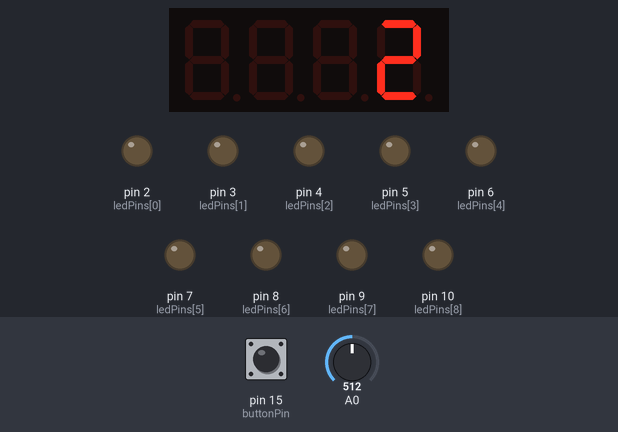
Simulated run of this sketch. Board: Arduino Uno, built with avr-gcc and run on an emulated ATmega328P. Shown: 4-digit seven-segment display, output pins drawn as LEDs (lit = HIGH). The inputs (shaded band) are chosen by the test bench; at power-on: A0 = 512, pin 15 (buttonPin) HIGH.

Above: at 2.1 s.
2.2 s: A0 set to 306
At 2.7 s:
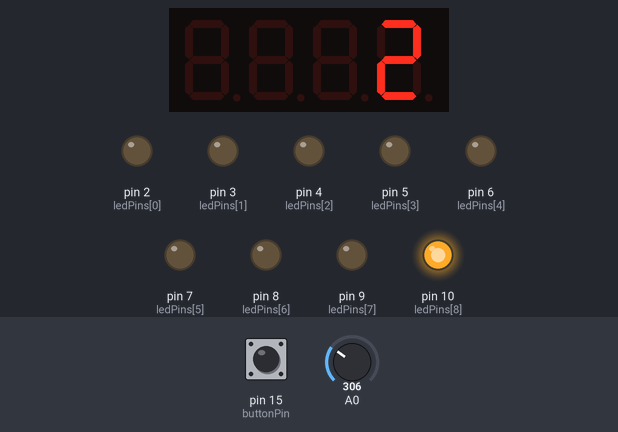
7.2 s: A0 set to 122
10.3 s: pin 15 (buttonPin) pulled LOW for 1.55 s
At 11.0 s:
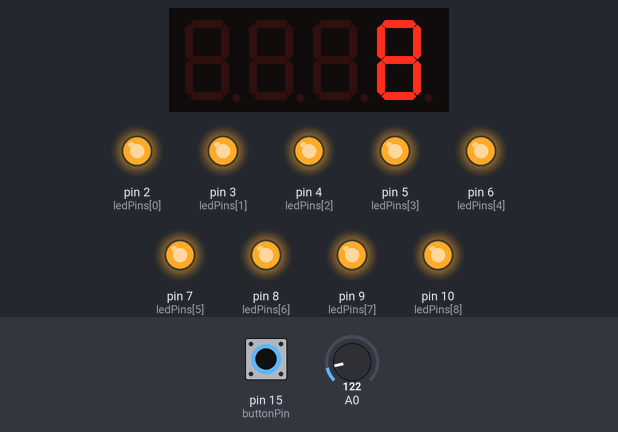
13.3 s: pin 15 (buttonPin) pulled LOW for 3.2 s
At 17.59 s:
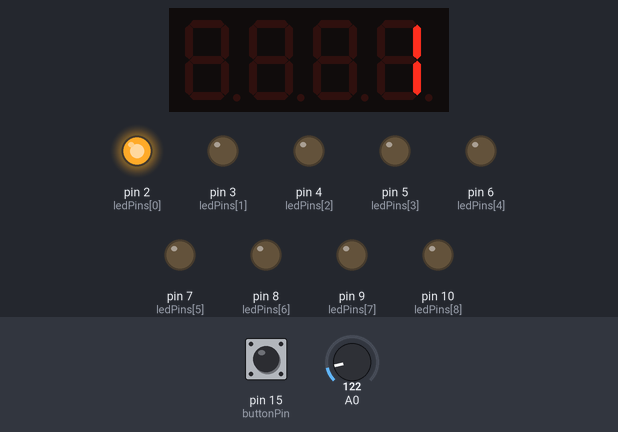
18.0 s: pin 15 (buttonPin) pulled LOW for 1.55 s
At 19.56 s:
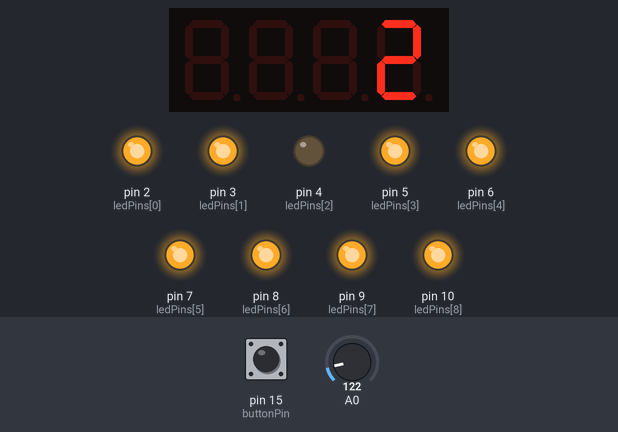
21.0 s: pin 15 (buttonPin) pulled LOW for 1.55 s
Timing chart, 0 to 24.1 s (numbered marks = the images above; inputs shaded):
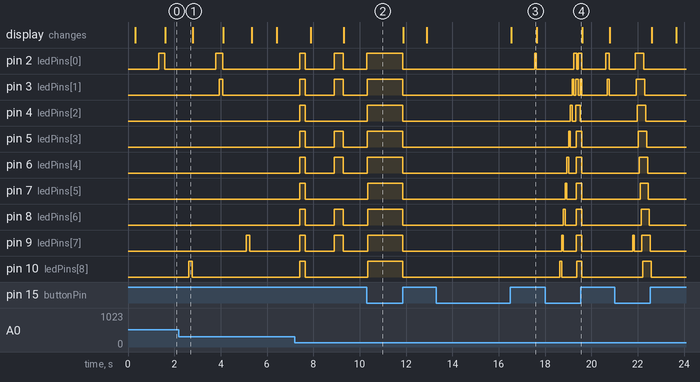

The sketch:

v0_proof_of_concept.ino.ino
```cpp
#include <Arduino.h>
#include <TM1637Display.h>
#define CLK 17
#define DIO 16
TM1637Display display(CLK, DIO);

// Patterns of blinking
int pattern = 0;
int n_patterns = 9;

const int buttonPin = 15; // Push button pin

// Define the array with your digital pins for LEDs
int pinCount = 9;
byte ledPins[] = {2, 3, 4, 5, 6, 7, 8, 9, 10};
byte blueledPins[] = {2, 3, 5, 6, 8, 9};
byte orangeledPins[] = {4, 7, 10};
int bluepinCount = 6;
int orangepinCount =3;


int read_potentiometer(float d) {
  int sensorValue = analogRead(A0);
  // Integer math: simplify to 0-10 range
  int pot_level = sensorValue*(d/1023.0);
  return pot_level;
}

int incremenent_pattern(int p,int n_p) {
  if (p == n_p) {
    p = 0;
  } else {
    p = p + 1;
  }
  return p;
}

void all_leds_off(){
  for (int i = 0; i < pinCount; i++) {
    digitalWrite(ledPins[i], LOW);
  }
}
void setup() {
  Serial.begin(9600); // Start serial communication
  pinMode(buttonPin, INPUT_PULLUP);

  // Define all pins as output at once
  for (int i = 0; i < pinCount; i++) {
    pinMode(ledPins[i], OUTPUT);
  }

  display.setBrightness(3); //0 to 3 level of brightness
  display.showNumberDec(pattern);
}

void loop() {
  // CHASING LIGHTS
  if (pattern == 0) {
    for (int i = 0; i < pinCount; i++) {
    int level = read_potentiometer(20);
    delay(25*(level+1)); // Delay ajusted by the potentiomer. The +1 is to avoid delay 0
    digitalWrite(ledPins[i], LOW);  // Turn off LED

    if (digitalRead(buttonPin)==HIGH){ // If button is pressed, change the bink pattern
      pattern = incremenent_pattern(pattern,n_patterns);
      all_leds_off();
      display.showNumberDec(pattern);
      delay(1000);
      break;  // quit the loop of the current pattern
      }
    }

  // Ping Pong
  } else if (pattern == 1) {
    for (int i = 0; i < pinCount; i++) {
    digitalWrite(ledPins[i], HIGH); // Turn on LED
    int level = read_potentiometer(20);
    delay(25*(level+1)); // Delay ajusted by the potentiomer. The +1 is to avoid delay 0
    digitalWrite(ledPins[i], LOW);  // Turn off LED

    if (digitalRead(buttonPin)==HIGH){ // If button is pressed, change the bink pattern
      pattern = incremenent_pattern(pattern,n_patterns);
      all_leds_off();
      display.showNumberDec(pattern);
      delay(1000);
      break;  // quit the loop of the current pattern
      }
    }

    for (int i = pinCount -1; i >=0 ; i--) {
    digitalWrite(ledPins[i], HIGH); // Turn on LED
    int level = read_potentiometer(20);
    delay(25*(level+1)); // Delay ajusted by the potentiomer. The +1 is to avoid delay 0
    digitalWrite(ledPins[i], LOW);  // Turn off LED

    if (digitalRead(buttonPin)==HIGH){ // If button is pressed, change the bink pattern
      pattern = incremenent_pattern(pattern,n_patterns);
      all_leds_off();
      display.showNumberDec(pattern);
      delay(1000);
      break;  // quit the loop of the current pattern
      }
    }

  //Chasing Dark
  } else if (pattern == 2) {
    for (int i = 0; i < pinCount; i++) {
    digitalWrite(ledPins[i], HIGH); // Turn on LED
    delay(5);
    }
    for (int i = 0; i < pinCount; i++) {
    digitalWrite(ledPins[i], LOW); // Turn on LED
    int level = read_potentiometer(20);
    delay(25*(level+1)); // Delay ajusted by the potentiomer. The +1 is to avoid delay 0
    digitalWrite(ledPins[i], HIGH);  // Turn off LED

    if (digitalRead(buttonPin)==HIGH){ // If button is pressed, change the bink pattern
      pattern = incremenent_pattern(pattern,n_patterns);
      all_leds_off();
      display.showNumberDec(pattern);
      delay(1000);
      break;  // quit the loop of the current pattern
      }
    }

    //Train of 2 wagons
  } else if (pattern == 3) {

    digitalWrite(ledPins[0], HIGH);
    int level = read_potentiometer(20);
    delay(25*(level+1)); // Delay ajusted by the potentiomer. The +1 is to avoid delay 0

    for (int i = 0; i < pinCount; i++) {
      if ( i != 9 ) {
        digitalWrite(ledPins[i], HIGH); // Turn on LED
        digitalWrite(ledPins[i+1], HIGH);
        int level = read_potentiometer(20);
        delay(25*(level+1)); // Delay ajusted by the potentiomer. The +1 is to avoid delay 0
        digitalWrite(ledPins[i], LOW);  // Turn off LED
        digitalWrite(ledPins[i+1], LOW);  // Turn off LED

        if (digitalRead(buttonPin)==HIGH){ // If button is pressed, change the bink pattern
          pattern = incremenent_pattern(pattern,n_patterns);
          all_leds_off();
          display.showNumberDec(pattern);
          delay(1000);
          break;  // quit the loop of the current pattern
          }
        }
    }
    digitalWrite(ledPins[9], HIGH);
    level = read_potentiometer(20);
    delay(25*(level+1)); // Delay ajusted by the potentiomer. The +1 is to avoid delay 0
    digitalWrite(ledPins[9], LOW);  // Turn off LED


  // LOADING
  } else if (pattern == 4) {
    for (int i = 0; i < pinCount; i++) {
      int level = read_potentiometer(10);
      delay(20*(level+1)); // Delay ajusted by the potentiomer. The +1 is to avoid delay 0
      for (int j =0; j <= i; j++) {
        digitalWrite(ledPins[j], HIGH); // Turn on LED
      }
      if (digitalRead(buttonPin)==HIGH){ // If button is pressed, change the bink pattern
        pattern = incremenent_pattern(pattern,n_patterns);
        all_leds_off();
        display.showNumberDec(pattern);
        delay(1000);
        break;  // quit the loop of the current pattern
        }
      }
    for (int i = 0; i < pinCount; i++) {
      int level = read_potentiometer(10);
      delay(20*(level+1)); // Delay ajusted by the potentiomer. The +1 is to avoid delay 0
      for (int j =0; j <= i; j++) {
        digitalWrite(ledPins[j], LOW); // Turn on LED
      }
      if (digitalRead(buttonPin)==HIGH){ // If button is pressed, change the bink pattern
        pattern = incremenent_pattern(pattern,n_patterns);
        all_leds_off();
        display.showNumberDec(pattern);
        delay(1000);
        break;  // quit the loop of the current pattern
        }
      }

  //FILL AND EMPTY
  } else if (pattern == 5) {
    for (int i = 0; i < pinCount; i++) {
      int level = read_potentiometer(10);
      delay(20*(level+1)); // Delay ajusted by the potentiomer. The +1 is to avoid delay 0
      for (int j =0; j <= i; j++) {
        digitalWrite(ledPins[j], HIGH); // Turn on LED
      }
      if (digitalRead(buttonPin)==HIGH){ // If button is pressed, change the bink pattern
        pattern = incremenent_pattern(pattern,n_patterns);
        all_leds_off();
        display.showNumberDec(pattern);
        delay(1000);
        break;  // quit the loop of the current pattern
        }
      }
    int level = read_potentiometer(10);
    delay(20*(level+1)); // Delay ajusted by the potentiomer. The +1 is to avoid delay 0
    for (int i = pinCount -1; i >= 0; i--) {
      int level = read_potentiometer(10);
      delay(20*(level+1)); // Delay ajusted by the potentiomer. The +1 is to avoid delay 0
      digitalWrite(ledPins[i], LOW); // Turn on LED

      if (digitalRead(buttonPin)==HIGH){ // If button is pressed, change the bink pattern
        pattern = incremenent_pattern(pattern,n_patterns);
        all_leds_off();
        display.showNumberDec(pattern);
        delay(1000);
        break;  // quit the loop of the current pattern
        }
      }

  // BLINKING
  } else if (pattern == 6) {
    for (int i = 0; i < pinCount; i++) {
      int level = read_potentiometer(20);
      for (int i = 0; i < pinCount; i++) {
        digitalWrite(ledPins[i], HIGH); // Turn on LED
      }
      delay(75*(level+1)); // Delay ajusted by the potentiomer. The +1 is to avoid delay 0
      for (int i = 0; i < pinCount; i++) {
        digitalWrite(ledPins[i], LOW); // Turn on LED
      }
      delay(75*(level+1)); // Delay ajusted by the potentiomer. The +1 is to avoid delay 0
      if (digitalRead(buttonPin)==HIGH){ // If button is pressed, change the bink pattern
        pattern = incremenent_pattern(pattern,n_patterns);
        all_leds_off();
        display.showNumberDec(pattern);
        delay(1000);
        break;  // quit the loop of the current pattern
        }
      }


  // BLINKING BLUE THAN ORANGE
  } else if (pattern == 7) {
    for (int i = 0; i < pinCount; i++) {
      int level = read_potentiometer(10);
      for (int i = 0; i < bluepinCount; i++) {
        digitalWrite(blueledPins[i], HIGH); // Turn on LED
      }
      delay(200*(level+1)); // Delay ajusted by the potentiomer. The +1 is to avoid delay 0
      for (int i = 0; i < bluepinCount; i++) {
        digitalWrite(blueledPins[i], LOW); // Turn on LED
      }

      if (digitalRead(buttonPin)==HIGH){ // If button is pressed, change the bink pattern
        pattern = incremenent_pattern(pattern,n_patterns);
        all_leds_off();
        display.showNumberDec(pattern);
        delay(1000);
        break;  // quit the loop of the current pattern
      }

      level = read_potentiometer(10);
      for (int i = 0; i < orangepinCount; i++) {
        digitalWrite(orangeledPins[i], HIGH); // Turn on LED
      }
      delay(200*(level+1)); // Delay ajusted by the potentiomer. The +1 is to avoid delay 0

      for (int i = 0; i < orangepinCount; i++) {
        digitalWrite(orangeledPins[i], LOW); // Turn on LED
      }

      if (digitalRead(buttonPin)==HIGH){ // If button is pressed, change the bink pattern
        pattern = incremenent_pattern(pattern,n_patterns);
        all_leds_off();
        display.showNumberDec(pattern);
        delay(1000);
        break;  // quit the loop of the current pattern
        }
      }

// ALL LEDS ON
  } else if (pattern == 8) {
    for (int i = 0; i < pinCount; i++) {
    digitalWrite(ledPins[i], HIGH); // Turn on LED
    delay(5);
    if (digitalRead(buttonPin)==HIGH){ // If button is pressed, change the bink pattern
      pattern = incremenent_pattern(pattern,n_patterns);
      all_leds_off();
      display.showNumberDec(pattern);
      delay(1000);
      break;  // quit the loop of the current pattern
      }
    }

  } else {
    if (digitalRead(buttonPin)==HIGH){ // If button is pressed, change the bink pattern
        pattern = incremenent_pattern(pattern,n_patterns);
        all_leds_off();
        display.showNumberDec(pattern);
        delay(1000);
        //break;  // quit the loop of the current pattern
        }
  }

}
```

Measured:
- after the input at 10.3 s, pin 2 (ledPins[0]), pin 3 (ledPins[1]), pin 4 (ledPins[2]), pin 5 (ledPins[3]), pin 6 (ledPins[4]), pin 7 (ledPins[5]), pin 8 (ledPins[6]): LOW → HIGH at once, → LOW 1.5 s later; pin 9 (ledPins[7]), pin 10 (ledPins[8]): LOW → HIGH after 0.05 s, → LOW 1.5 s later
- after the input at 13.3 s, pin 3 (ledPins[1]): stays LOW (without the input it goes to HIGH after 4.0 s); pin 10 (ledPins[8]): stays LOW (without the input it goes to HIGH after 2.8 s)
- after the input at 18.0 s, pin 4 (ledPins[2]): LOW → HIGH after 1.1 s, → LOW 0.08 s later, → HIGH 0.16 s later, → LOW 0.19 s later; pin 5 (ledPins[3]): LOW → HIGH after 1.0 s, → LOW 0.08 s later, → HIGH 0.24 s later, → LOW 0.26 s later
- what the display in image 3 shows lasts 1.1 s, from 16.5 s to 17.6 s
